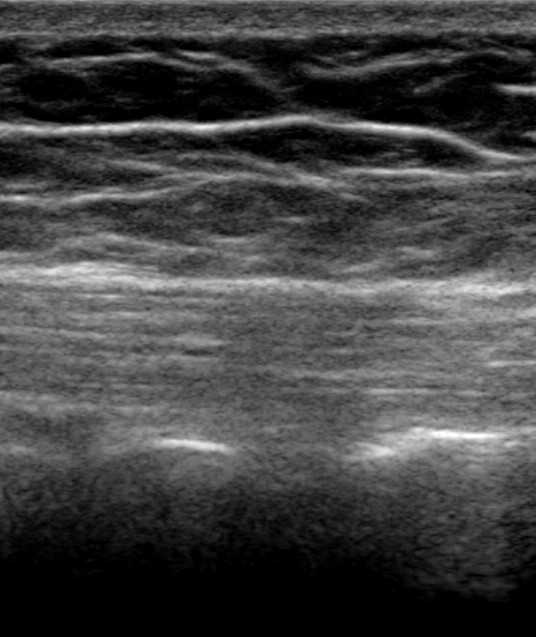
#> input picture code/ultrasound_image/k-means/5.jpg, 536 x 637 px
$ python k-means00.py
#> lines starting #> are read from the running program, lines starting #| are printed output that depends on the picture
# coding: utf-8
import cv2
import numpy as np
import matplotlib.pyplot as plt

#读取原始图像灰度颜色
img = cv2.imread('5.jpg', 0)
#> img is the input picture: shape (637, 536); min 0, max 255, mean 66.2
print(img.shape)
#| (637, 536)

#获取图像高度、宽度
rows, cols = img.shape[:]
#> rows = 637; cols = 536

#图像二维像素转换为一维
data = img.reshape((rows * cols, 1))
data = np.float32(data)

#定义中心 (type,max_iter,epsilon)
criteria = (cv2.TERM_CRITERIA_EPS +
            cv2.TERM_CRITERIA_MAX_ITER, 10, 1.0)

#设置标签
flags = cv2.KMEANS_RANDOM_CENTERS

#K-Means聚类 聚集成4类
compactness, labels, centers = cv2.kmeans(data, 4, None, criteria, 10, flags)
#> compactness = 67059055.7; centers = [152.8, 8.52, 99.19, 56.51]

#生成最终图像
dst = labels.reshape((img.shape[0], img.shape[1]))
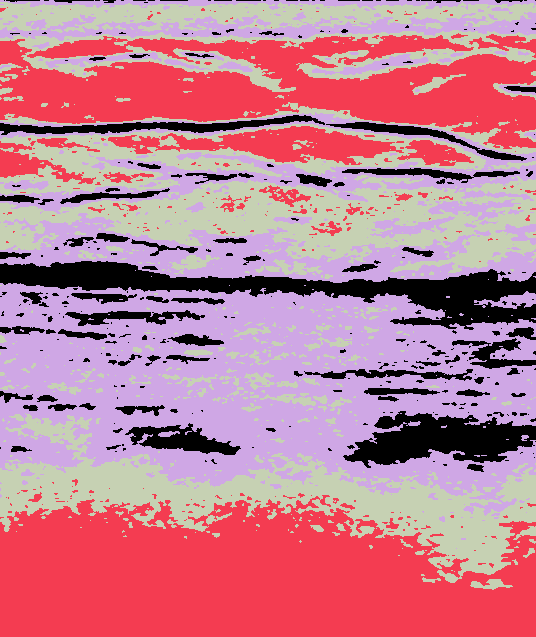
#> dst: shape (637, 536) int32; 4 distinct labels, from 0 to 3; one colour per label, 0 black

#用来正常显示中文标签
plt.rcParams['font.sans-serif']=['SimHei']

#显示图像
titles = [u'原始图像', u'聚类图像']
images = [img, dst]
for i in range(2):
   plt.subplot(1,2,i+1), plt.imshow(images[i], 'gray'),
   plt.title(titles[i])
   plt.xticks([]),plt.yticks([])
plt.show()
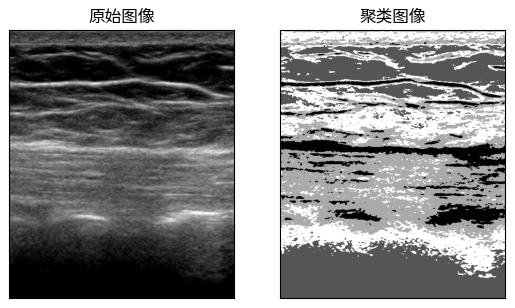
#> figure drawn by matplotlib, 2 panels

$ run again, with code/ultrasound_image/k-means/scenery.jpg copied over code/ultrasound_image/k-means/5.jpg
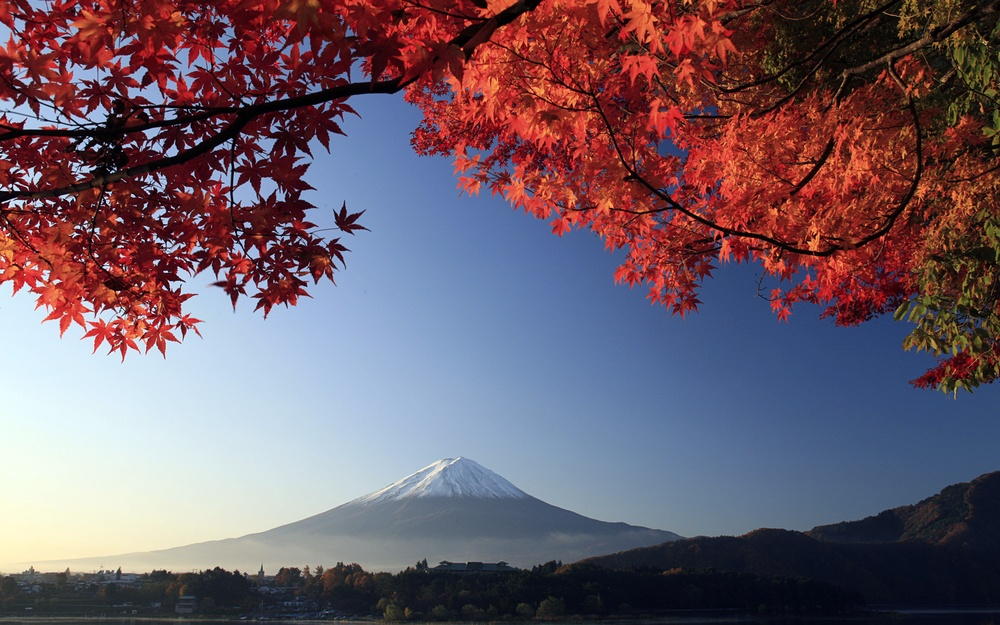
#> input picture code/ultrasound_image/k-means/scenery.jpg, 1000 x 625 px, shrunk from 1920 x 1200 before the run
#> `img = cv2.imread('5.jpg', 0)`:
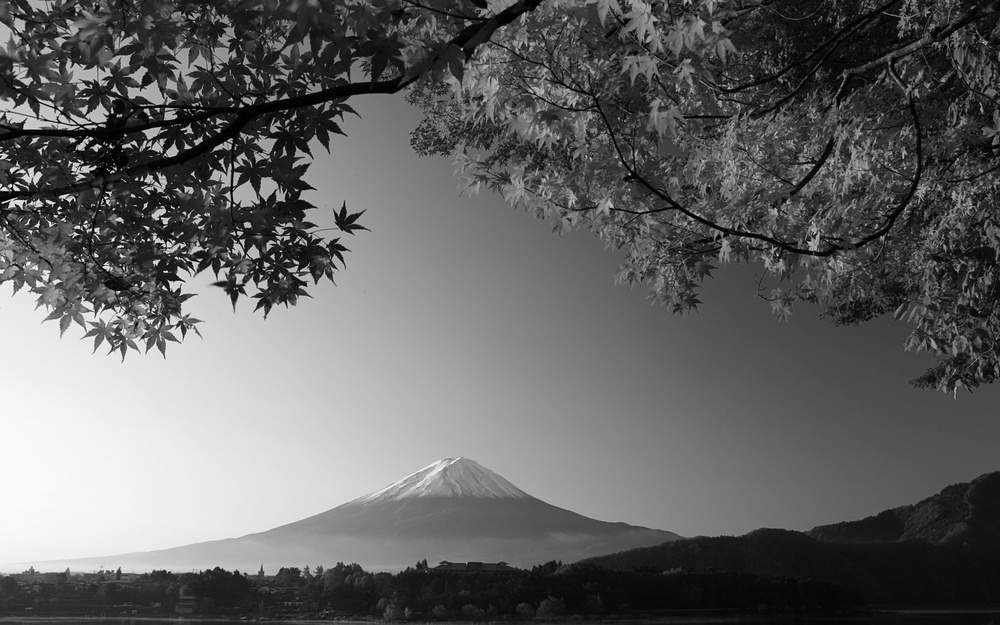
#> img: shape (625, 1000); min 0, max 255, mean 99.8
#| (625, 1000)
#> compactness = 173878428.9; centers = [142.2, 221.7, 29.77, 86.08]
#> dst: shape (625, 1000) int32; 4 distinct labels, from 0 to 3
#> `plt.show()`:
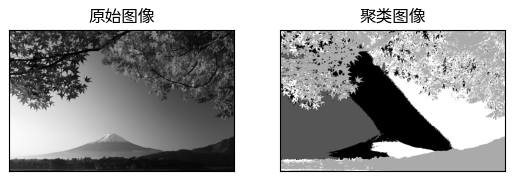
#> figure drawn by matplotlib, 2 panels
